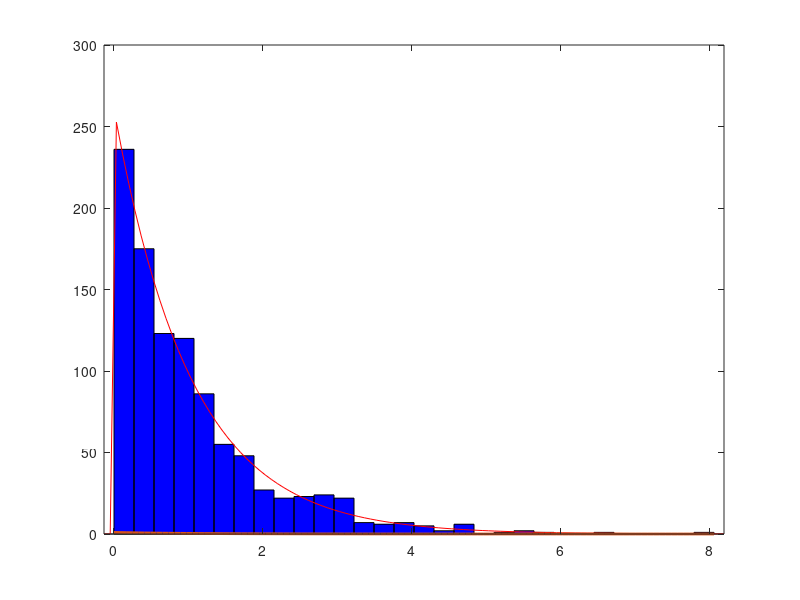

Write MATLAB code to recreate this figure.
clc, clearvars, close all;

N = 1000;
randomNumsUniform = rand(N, 1);
lambda = 1;

randomNumsExp = (-1/lambda)*log(1-randomNumsUniform);

histfit(randomNumsExp, 30, 'exponential');
hold on;

x = linspace(0, max(randomNumsExp));
exp_pdf = lambda*exp(-lambda * x);
plot(x, exp_pdf, 'LineWidth', 2);
